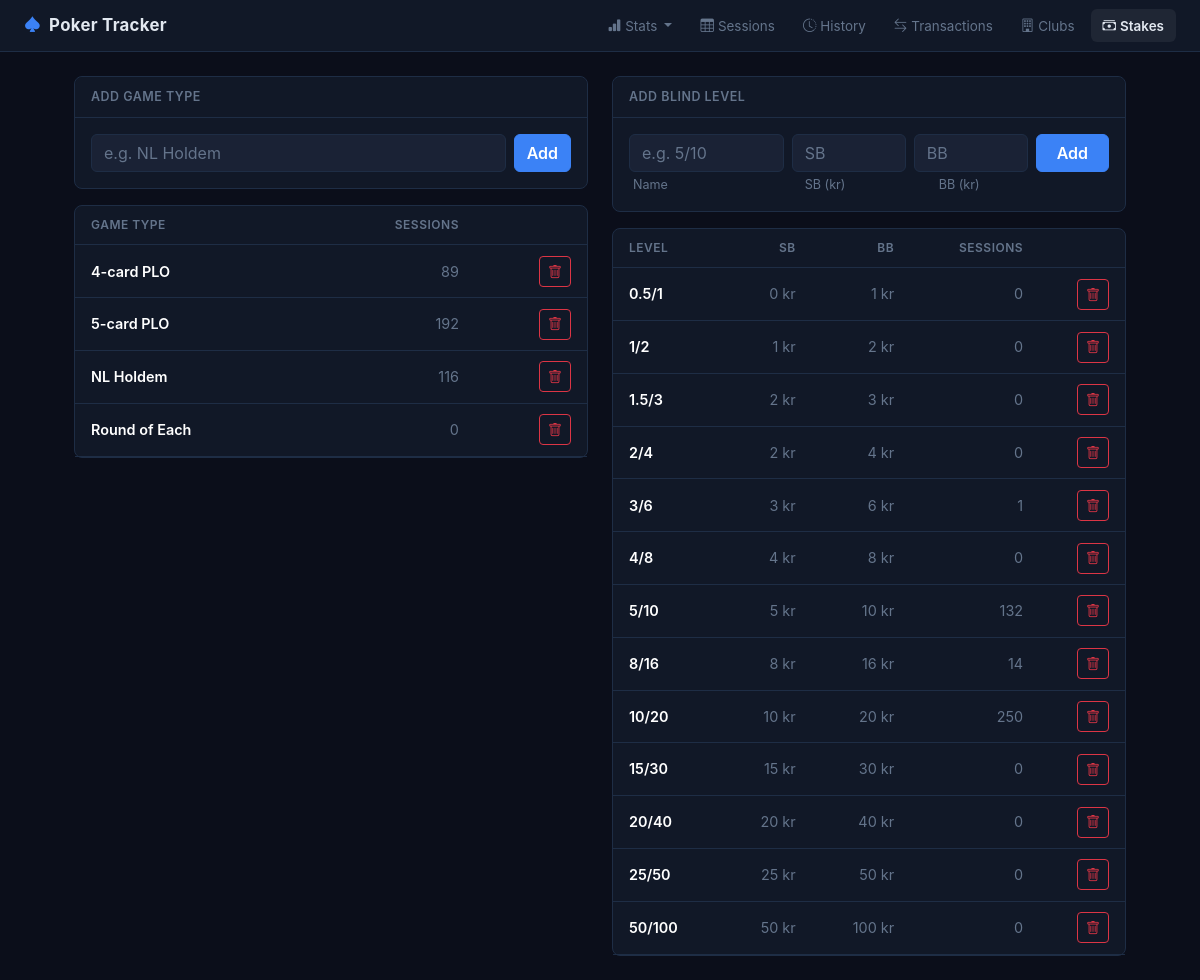
/stakes, run on the app's committed database.
### tables this page shows
CREATE TABLE games (
            id INTEGER PRIMARY KEY AUTOINCREMENT,
            name TEXT NOT NULL UNIQUE,
            created_at TEXT DEFAULT (datetime('now'))
        );

CREATE TABLE blind_levels (
            id INTEGER PRIMARY KEY AUTOINCREMENT,
            name TEXT NOT NULL UNIQUE,
            small_blind REAL NOT NULL,
            big_blind REAL NOT NULL,
            created_at TEXT DEFAULT (datetime('now'))
        );

### app.py (the view, shortened to what this page needs)
@app.route("/stakes", methods=["GET", "POST"])
def stakes():
    db = get_db()
    games = db.execute("""
        SELECT g.*, COUNT(s.id) as session_count
        FROM games g
        LEFT JOIN sessions s ON s.game_id = g.id
        GROUP BY g.id ORDER BY g.name
    """).fetchall()
    blind_levels = db.execute("""
        SELECT bl.*, COUNT(s.id) as session_count
        FROM blind_levels bl
        LEFT JOIN sessions s ON s.blind_level_id = bl.id
        GROUP BY bl.id ORDER BY bl.big_blind
    """).fetchall()
    return render_template("stakes.html", games=games, blind_levels=blind_levels)

### app.py (called while the page is built)
@app.template_filter("nok")
def nok_filter(value):
    if value is None:
        return "0 kr"
    v = float(value)
    formatted = f"{abs(v):,.0f}".replace(",", " ")
    return f"{'-' if v < 0 else ''}{formatted} kr"

### database.py (called while the page is built)
def get_db():
    if "db" not in g:
        g.db = sqlite3.connect(str(DB_PATH))
        g.db.row_factory = sqlite3.Row
        g.db.execute("PRAGMA foreign_keys = ON")
    return g.db

### templates/stakes.html (shortened to what this page needs)
{% extends "base.html" %}
{% block content %}
<div class="row g-4">
    <div class="col-md-6">
        <div class="card mb-3">
            <div class="card-header">Add Game Type</div>
            <div class="card-body">
                <form method="post">
                    <div class="d-flex gap-2">
                        <input type="text" name="name" class="form-control" placeholder="e.g. NL Holdem" required>
                        <button type="submit" class="btn btn-success text-nowrap">Add</button>
                    </div>
                </form>
            </div>
        </div>
        {% if games %}
        <div class="card">
            <div class="table-responsive">
                <table class="table table-hover mb-0">
                    <thead>
                        <tr>
                            <th>Game Type</th>
                            <th class="text-end">Sessions</th>
                            <th class="text-end"></th>
                        </tr>
                    </thead>
                    <tbody>
                        {% for g in games %}
                        <tr>
                            <td class="fw-semibold">{{ g['name'] }}</td>
                            <td class="text-end text-muted">{{ g['session_count'] }}</td>
                            <td class="text-end">
                                <form method="post" action="/games/{{ g['id'] }}/delete" class="d-inline"
                                      onsubmit="return confirm('Delete {{ g['name'] }}?')">
                                    <button type="submit" class="btn btn-sm btn-outline-danger">
                                        <i class="bi bi-trash"></i>
                                    </button>
                                </form>
                            </td>
                        </tr>
                        {% endfor %}
                    </tbody>
                </table>
            </div>
        </div>
        {% else %}
        <div class="text-center text-muted py-4">No game types yet.</div>
        {% endif %}
    </div>
    <div class="col-md-6">
        <div class="card mb-3">
            <div class="card-header">Add Blind Level</div>
            <div class="card-body">
                <form method="post">
                    <div class="row g-2">
                        <div class="col-4">
                            <input type="text" name="name" class="form-control" placeholder="e.g. 5/10" required>
                        </div>
                        <div class="col-3">
                            <input type="number" name="small_blind" class="form-control" placeholder="SB" min="0" step="any" required>
                        </div>
                        <div class="col-3">
                            <input type="number" name="big_blind" class="form-control" placeholder="BB" min="0" step="any" required>
                        </div>
                        <div class="col-2">
                            <button type="submit" class="btn btn-success w-100">Add</button>
                        </div>
                    </div>
                    <div class="d-flex gap-3 mt-1 px-1">
                        <small class="text-muted" style="flex:0 0 33%">Name</small>
                        <small class="text-muted" style="flex:0 0 25%">SB (kr)</small>
                        <small class="text-muted" style="flex:0 0 25%">BB (kr)</small>
                    </div>
                </form>
            </div>
        </div>
        {% if blind_levels %}
        <div class="card">
            <div class="table-responsive">
                <table class="table table-hover mb-0">
                    <thead>
                        <tr>
                            <th>Level</th>
                            <th class="text-end">SB</th>
                            <th class="text-end">BB</th>
                            <th class="text-end">Sessions</th>
                            <th class="text-end"></th>
                        </tr>
                    </thead>
                    <tbody>
                        {% for bl in blind_levels %}
                        <tr>
                            <td class="fw-semibold">{{ bl['name'] }}</td>
                            <td class="text-end text-muted">{{ bl['small_blind'] | nok }}</td>
                            <td class="text-end text-muted">{{ bl['big_blind'] | nok }}</td>
                            <td class="text-end text-muted">{{ bl['session_count'] }}</td>
                            <td class="text-end">
                                <form method="post" action="/blind_levels/{{ bl['id'] }}/delete" class="d-inline"
                                      onsubmit="return confirm('Delete {{ bl['name'] }}?')">
                                    <button type="submit" class="btn btn-sm btn-outline-danger">
                                        <i class="bi bi-trash"></i>
                                    </button>
                                </form>
                            </td>
                        </tr>
                        {% endfor %}
                    </tbody>
                </table>
            </div>
        </div>
        {% else %}
        <div class="text-center text-muted py-4">No blind levels yet.</div>
        {% endif %}
    </div>
</div>
{% endblock %}

### static/style.css (style rules this page uses)
body { background: #0b0e1a; font-size: 0.9rem; color: #e2e8f0; font-family: 'Inter', -apple-system, sans-serif; }
.card { background: #111827; border-color: #1e2d45; border-radius: 8px; }
.card-header { background: #111827; border-bottom: 1px solid #1e2d45; font-weight: 600; font-size: 0.78rem; letter-spacing: 0.5px; text-transform: uppercase; color: #64748b; padding: 0.65rem 1rem; border-radius: 8px 8px 0 0 !important; }
.table { --bs-table-bg: transparent; --bs-table-hover-bg: rgba(255,255,255,0.03); --bs-table-border-color: #1e2d45; color: #e2e8f0; }
.table thead th { font-size: 0.75rem; text-transform: uppercase; letter-spacing: 0.5px; color: #64748b; border-bottom: 1px solid #1e2d45; padding: 0.65rem 1rem; font-weight: 600; }
.table td { padding: 0.65rem 1rem; border-color: #1e2d45; vertical-align: middle; }
.form-control, .form-select { background: #1a2235; border-color: #1e2d45; color: #e2e8f0; }
.form-control::placeholder { color: #64748b; }
.btn-success { background: #3b82f6; border-color: #3b82f6; color: #fff; font-weight: 600; }
.text-muted { color: #64748b !important; }

### data on the page
games: name "4-card PLO", session_count "89"
games: name "5-card PLO", session_count "192"
games: name "NL Holdem", session_count "116"
games: name "Round of Each", session_count "0"
blind_levels: name "0.5/1", small_blind|nok "0 kr", big_blind|nok "1 kr", session_count "0"
blind_levels: name "1/2", small_blind|nok "1 kr", big_blind|nok "2 kr", session_count "0"
blind_levels: name "1.5/3", small_blind|nok "2 kr", big_blind|nok "3 kr", session_count "0"
blind_levels: name "2/4", small_blind|nok "2 kr", big_blind|nok "4 kr", session_count "0"
blind_levels: name "3/6", small_blind|nok "3 kr", big_blind|nok "6 kr", session_count "1"
blind_levels: name "4/8", small_blind|nok "4 kr", big_blind|nok "8 kr", session_count "0"
blind_levels: name "5/10", small_blind|nok "5 kr", big_blind|nok "10 kr", session_count "132"
blind_levels: name "8/16", small_blind|nok "8 kr", big_blind|nok "16 kr", session_count "14"
blind_levels: name "10/20", small_blind|nok "10 kr", big_blind|nok "20 kr", session_count "250"
blind_levels: name "15/30", small_blind|nok "15 kr", big_blind|nok "30 kr", session_count "0"
blind_levels: name "20/40", small_blind|nok "20 kr", big_blind|nok "40 kr", session_count "0"
blind_levels: name "25/50", small_blind|nok "25 kr", big_blind|nok "50 kr", session_count "0"
blind_levels: name "50/100", small_blind|nok "50 kr", big_blind|nok "100 kr", session_count "0"
